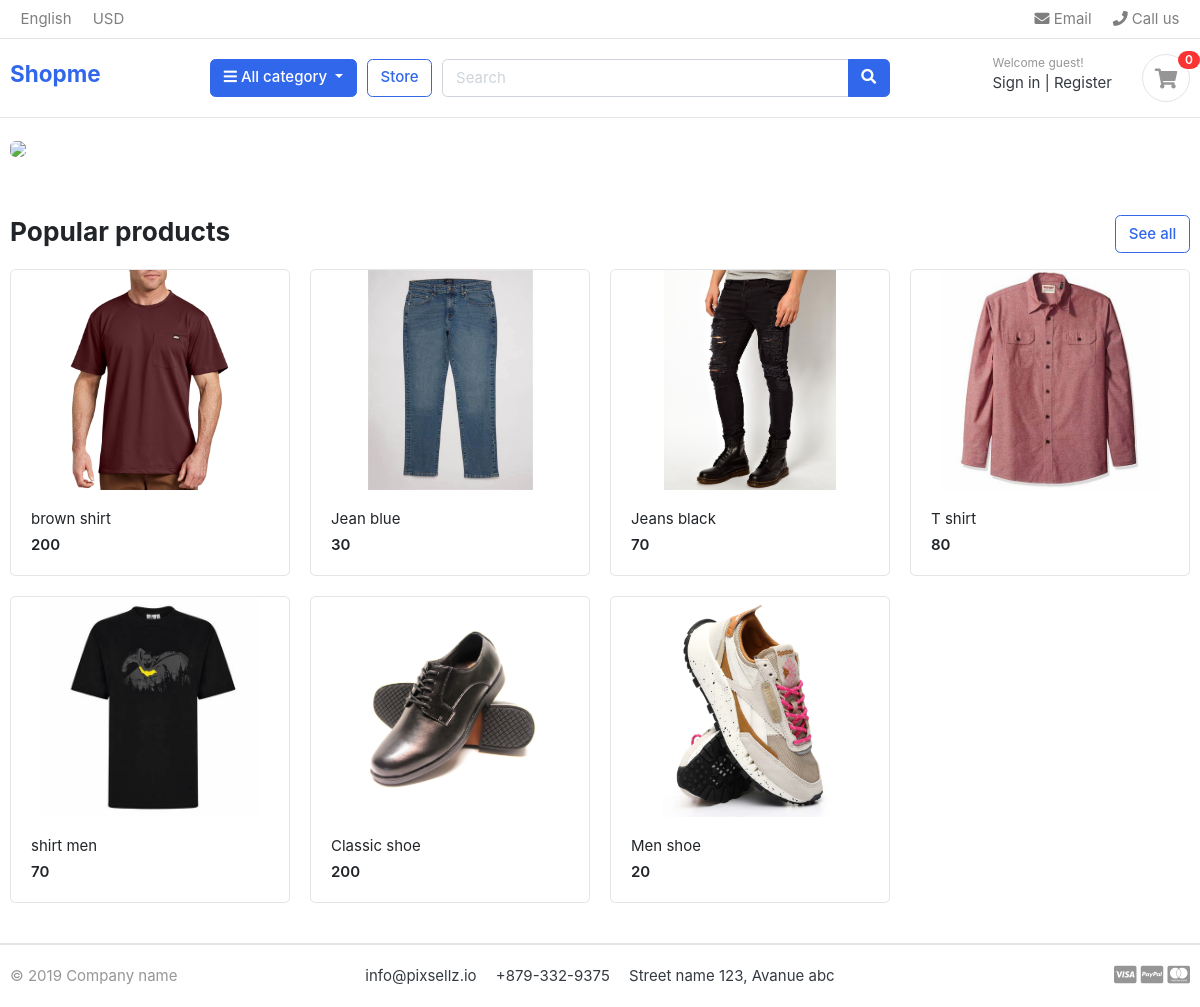
The page / on the database its author committed.
### myshop/models.py (models this page shows, shortened)
class Product(models.Model):
    name = models.CharField(max_length=200,unique=True)
    description = models.TextField(max_length=500,blank=True)
    price = models.IntegerField()
    images = models.ImageField(upload_to='photos/products',blank=True)
    stock = models.IntegerField()
    is_available = models.BooleanField(default=True)
    category = models.ForeignKey(Category,on_delete=models.CASCADE)
    slug = models.SlugField(max_length=200, unique=True)
    def get_absolute_url(self):
        return reverse('myshop:product_details',args=[self.category.slug,self.slug])

### shopme/views.py (the view)
# urls.py: 2. Add a URL to urlpatterns:  path('', views.home, name='home')
def home(request):
    products = Product.objects.all().filter(is_available=True)
    context ={
        'products':products
    }
    return render(request,'home.html',context)

### myshop/context_processors.py (called while the page is built)
def menu_links(request):
    links = Category.objects.all()
    return dict(links=links)

def counter(request):
    cart_count =0
    if 'admin' in request.path:
        return{}
    else:
        try:
            cart = Cart.objects.filter(cart_id=_cart_id(request))
            cart_items =CartItem.objects.all().filter(cart=cart[:1])
            for cart_item in cart_items:
                cart_count += cart_item.quantity
        except Cart.DoesNotExist:
            cart_count= 0
    return dict(cart_count=cart_count)

### myshop/models.py (called while the page is built)
    def get_absolute_url(self):
        return reverse('myshop:products_by_category',args=[self.slug])

### myshop/views.py (called while the page is built)
def _cart_id(request):
    cart = request.session.session_key
    if not cart:
        cart = request.session.create()
    return cart

### templates/home.html
{% extends 'base.html'%}
{% load static %}
{% block content %}
<section class="section-intro padding-y-sm">
<div class="container">
<div class="intro-banner-wrap">
	<img src="https://mytabletguide.com/wp-content/uploads/2021/11/huion-black-friday.jpg" class="img-fluid rounded">
</div>
</div>
</section>
<section class="section-name padding-y-sm">
<div class="container">
<header class="section-heading">
	<a href="{% url 'myshop:store'%}" class="btn btn-outline-primary float-right">See all</a>
	<h3 class="section-title">Popular products</h3>
</header>
<div class="row">
	{% for product in products %}
	<div class="col-md-3">
			<div class="card card-product-grid">
			<a href="{{ product.get_absolute_url }}" class="img-wrap"> <img src="{{ product.images.url}}" alt="product"> </a>
			<figcaption class="info-wrap">
				<a href="{{ product.get_absolute_url }}" class="title">{{ product.name}}</a>
				<div class="price mt-1">{{ product.price}}</div>
			</figcaption>
		</div>
	</div>
	{% endfor%}
</div>
</div>
</section>
</body>
</html>
{% endblock %}

### static/css/ui.css (style rules this page uses)
html { font-family: "Inter", sans-serif; font-size: 15px; }
.img-wrap { text-align: center; display: block; }
.img-wrap img { max-width: 100%; }
.padding-y-sm { padding-top: 20px; padding-bottom: 20px; }
.section-heading { margin-bottom: 20px; margin-top: 15px; }
.section-title { color: #212529; }
[class*=card-product] a.title { color: #212529; display: block; }
[class*=card-product] .img-wrap { overflow: hidden; position: relative; }
[class*=card-product] .img-wrap img { height: 100%; max-width: 100%; width: auto; display: inline-block; -o-object-fit: cover; object-fit: cover; }
.card-product-grid { margin-bottom: 20px; }
.card-product-grid .img-wrap { border-radius: 0.2rem 0.2rem 0 0; height: 220px; }
.card-product-grid .info-wrap { overflow: hidden; padding: 18px 20px; }
.card .img-wrap { overflow: hidden; }
.price { font-weight: 600; color: #212529; }

### rows shown on the page
Product: images (picture), name "brown shirt", price "200"
Product: images (picture), name "Jean blue", price "30"
Product: images (picture), name "Jeans black", price "70"
Product: images (picture), name "T shirt", price "80"
Product: images (picture), name "shirt men", price "70"
Product: images (picture), name "Classic shoe", price "200"
Product: images (picture), name "Men shoe", price "20"

### other values the page prints
{{ cart_count }} "0"
